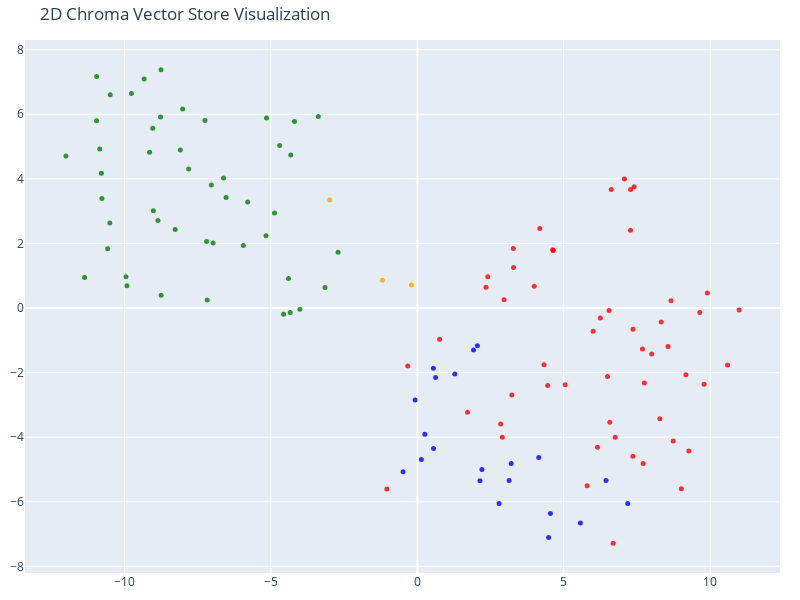

The notebook cell saved with this chart:
### Code cell
# We humans find it easier to visalize things in 2D!
# Reduce the dimensionality of the vectors to 2D using t-SNE
# (t-distributed stochastic neighbor embedding)

tsne = TSNE(n_components=2, random_state=42)
reduced_vectors = tsne.fit_transform(vectors)

# Create the 2D scatter plot
fig = go.Figure(data=[go.Scatter(
    x=reduced_vectors[:, 0],
    y=reduced_vectors[:, 1],
    mode='markers',
    marker=dict(size=5, color=colors, opacity=0.8),
    text=[f"Type: {t}<br>Text: {d[:100]}..." for t, d in zip(doc_types, documents)],
    hoverinfo='text'
)])

fig.update_layout(
    title='2D Chroma Vector Store Visualization',
    scene=dict(xaxis_title='x',yaxis_title='y'),
    width=800,
    height=600,
    margin=dict(r=20, b=10, l=10, t=40)
)

fig.show()

### Figure 1 — Plotly figure (JSON) as saved in the notebook; plotly's stock layout.template omitted (floating-point values rounded to 4 significant figures)
{"data": [{"hoverinfo": "text", "marker": {"color": ["orange", "orange", "orange", "red", "red", "red", "red", "red", "red", "red", "red", "red", "red", "red", "red", "red", "red", "red", "red", "red", "red", "red", "red", "red", "red", "red", "red", "red", "red", "red", "red", "red", "red", "red", "red", "red", "red", "red", "red", "red", "red", "red", "red", "red", "red", "red", "red", "red", "red", "red", "red", "red", "red", "red", "red", "green", "green", "green", "green", "green", "green", "green", "green", "green", "green", "green", "green", "green", "green", "green", "green", "green", "green", "green", "green", "green", "green", "green", "green", "green", "green", "green", "green", "green", "green", "green", "green", "green", "green", "green", "green", "green", "green", "green", "green", "green", "green", "green", "green", "green", "green", "green", "blue", "blue", "blue", "blue", "blue", "blue", "blue", "blue", "blue", "blue", "blue", "blue", "blue", "blue", "blue", "blue", "blue", "blue", "blue", "blue", "blue"], "opacity": 0.8, "size": 5}, "mode": "markers", "text": ["Type: company<br>Text: # About Insurellm\n\nInsurellm was founded by Avery Lancaster in 2015 as an insurance tech startup des...", "Type: company<br>Text: # Careers at Insurellm\n\nInsurellm is hiring! We are looking for talented software engineers, data sc...", "Type: company<br>Text: # Overview of Insurellm\n\nInsurellm is an innovative insurance tech firm with 200 employees across th...", "Type: contracts<br>Text: # Contract with Apex Reinsurance for Rellm: AI-Powered Enterprise Reinsurance Solution\n\n## Terms\n\n1....", "Type: contracts<br>Text: ## Renewal\n\n1. **Automatic Renewal**: This Agreement will automatically renew for successive one-yea...", "Type: contracts<br>Text: 2. **Seamless Integrations**: The architecture of Rellm allows for easy integration with existing sy...", "Type: contracts<br>Text: 1. **Technical Support**: Provider shall offer dedicated technical support to the Client via phone, ...", "Type: contracts<br>Text: **Insurellm, Inc.**  \n_____________________________  \nAuthorized Signature   \nDate: ________________...", "Type: contracts<br>Text: # Contract with Belvedere Insurance for Markellm\n\n## Terms\nThis Contract (\"Agreement\") is made and e...", "Type: contracts<br>Text: ## Renewal\n1. **Renewal Terms**: This Agreement may be renewed for additional one-year terms upon mu...", "Type: contracts<br>Text: ## Features\n1. **AI-Powered Matching**: Belvedere Insurance will benefit from Markellm's AI-powered ...", "Type: contracts<br>Text: ## Support\n1. **Technical Support**: Technical support will be available from 9 AM to 7 PM EST, Mond...", "Type: contracts<br>Text: **Belvedere Insurance**  \nSignature: ______________________  \nName: [Authorized Signatory]  \nTitle: ...", "Type: contracts<br>Text: # Contract with BrightWay Solutions for Markellm\n\n**Contract Date:** October 5, 2023  \n**Contract ID...", "Type: contracts<br>Text: 3. **Service Level Agreement (SLA):**  \n   Insurellm commits to a 99.9% uptime for the platform with...", "Type: contracts<br>Text: 2. **Real-Time Quote Availability:**  \n   Consumers sourced via BrightWay Solutions will receive rea...", "Type: contracts<br>Text: 3. **Training and Onboarding:**  \n   Insurellm agrees to provide one free training session on how to...", "Type: contracts<br>Text: # Contract with EverGuard Insurance for Rellm: AI-Powered Enterprise Reinsurance Solution\n\n**Contrac...", "Type: contracts<br>Text: 4. **Usage Rights**: EverGuard Insurance is granted a non-exclusive, non-transferable license to acc...", "Type: contracts<br>Text: 1. **Core Functionality**: Rellm provides EverGuard Insurance with advanced AI-driven analytics, sea...", "Type: contracts<br>Text: 1. **Customer Support**: Insurellm will provide EverGuard Insurance with 24/7 customer support, incl...", "Type: contracts<br>Text: ---\n\n**Signatures**  \n**For Insurellm**: __________________________  \n**Name**: John Smith  \n**Title...", "Type: contracts<br>Text: # Contract with GreenField Holdings for Markellm\n\n**Effective Date:** November 15, 2023  \n**Contract...", "Type: contracts<br>Text: ## Renewal\n1. **Automatic Renewal**: This contract will automatically renew for sequential one-year ...", "Type: contracts<br>Text: ## Features\n1. **AI-Powered Matching**: Access to advanced algorithms that connect GreenField Holdin...", "Type: contracts<br>Text: ## Support\n1. **Customer Support Access**: The Client will have access to dedicated support through ...", "Type: contracts<br>Text: **Signatures:**  \n_________________________                           _________________________  \n**...", "Type: contracts<br>Text: # Contract with Greenstone Insurance for Homellm\n\n---\n\n## Terms\n\n1. **Parties**: This Contract (\"Agr...", "Type: contracts<br>Text: 4. **Payment Terms**: \n   - The Customer shall pay an amount of $10,000 per month for the Standard T...", "Type: contracts<br>Text: ---\n\n## Features\n\n- **AI-Powered Risk Assessment**: Customer will have access to enhanced risk evalu...", "Type: contracts<br>Text: - **Customer Portal**: A dedicated portal will be provided, allowing the Customer's clients to manag...", "Type: contracts<br>Text: ______________________________  \n[Name], [Title]  \nDate: ______________________\n\n**For Greenstone In...", "Type: contracts<br>Text: # Contract with GreenValley Insurance for Homellm\n\n**Contract Date:** October 6, 2023  \n**Contract N...", "Type: contracts<br>Text: 4. **Confidentiality:** Both parties agree to maintain the confidentiality of proprietary informatio...", "Type: contracts<br>Text: 1. **AI-Powered Risk Assessment:** Access to advanced AI algorithms for real-time risk evaluations.\n...", "Type: contracts<br>Text: 3. **Regular Updates:** Insurellm will offer ongoing updates and enhancements to the Homellm platfor...", "Type: contracts<br>Text: # Contract with Pinnacle Insurance Co. for Homellm\n\n## Terms\nThis contract (\"Contract\") is entered i...", "Type: contracts<br>Text: ## Renewal\n1. **Renewal Terms**: At the end of the initial term, this Contract shall automatically r...", "Type: contracts<br>Text: ## Features\n1. **AI-Powered Risk Assessment**: Utilized for tailored underwriting decisions specific...", "Type: contracts<br>Text: ## Support\n1. **Technical Support**: Insurellm shall provide 24/7 technical support via an email and...", "Type: contracts<br>Text: # Contract with Roadway Insurance Inc. for Carllm\n\n---\n\n## Terms\n\n1. **Agreement Effective Date**: T...", "Type: contracts<br>Text: ---\n\n## Renewal\n\n1. **Automatic Renewal**: This agreement will automatically renew for an additional...", "Type: contracts<br>Text: ---\n\n## Features\n\n1. **Access to Core Features**: Roadway Insurance Inc. will have access to all Pro...", "Type: contracts<br>Text: ---\n\n## Support\n\n1. **Technical Support**: Roadway Insurance Inc. will receive priority technical su...", "Type: contracts<br>Text: # Contract with Stellar Insurance Co. for Rellm\n\n## Terms\nThis contract is made between **Insurellm*...", "Type: contracts<br>Text: ### Termination\nEither party may terminate this agreement with a **30-day written notice**. In the e...", "Type: contracts<br>Text: ## Features\nStellar Insurance Co. will receive access to the following features of the Rellm product...", "Type: contracts<br>Text: ## Support\nInsurellm provides Stellar Insurance Co. with the following support services:\n\n- **24/7 T...", "Type: contracts<br>Text: # Contract with TechDrive Insurance for Carllm\n\n**Contract Date:** October 1, 2024  \n**Contract Dura...", "Type: contracts<br>Text: ## Renewal\n\n1. **Automatic Renewal**: This contract shall automatically renew for additional one-yea...", "Type: contracts<br>Text: ## Support\n\n1. **Customer Support**: Insurellm will provide 24/7 customer support to TechDrive Insur...", "Type: contracts<br>Text: **TechDrive Insurance Representative:**  \nName: Sarah Johnson  \nTitle: Operations Director  \nDate: _...", "Type: contracts<br>Text: # Contract with Velocity Auto Solutions for Carllm\n\n**Contract Date:** October 1, 2023  \n**Contract ...", "Type: contracts<br>Text: ## Renewal\n\n1. **Automatic Renewal**: This contract will automatically renew for successive 12-month...", "Type: contracts<br>Text: ## Support\n\n1. **Customer Support**: Velocity Auto Solutions will have access to Insurellm’s custome...", "Type: employees<br>Text: # HR Record\n\n# Alex Chen\n\n## Summary\n- **Date of Birth:** March 15, 1990  \n- **Job Title:** Backend ...", "Type: employees<br>Text: ## Annual Performance History\n- **2020:**  \n  - Completed onboarding successfully.  \n  - Met expecta...", "Type: employees<br>Text: ## Compensation History\n- **2020:** Base Salary: $80,000  \n- **2021:** Base Salary Increase to $90,0...", "Type: employees<br>Text: Alex Chen continues to be a vital asset at Insurellm, contributing significantly to innovative backe...", "Type: employees<br>Text: # HR Record\n\n# Alex Harper\n\n## Summary\n- **Date of Birth**: March 15, 1993  \n- **Job Title**: Sales ...", "Type: employees<br>Text: ## Annual Performance History  \n- **2021**:  \n  - **Performance Rating**: 4.5/5  \n  - **Key Achievem...", "Type: employees<br>Text: - **2022**:  \n  - **Base Salary**: $65,000 (Promotion to Senior SDR)  \n  - **Bonus**: $13,000 (20% o...", "Type: employees<br>Text: # HR Record\n\n# Alex Thomson\n\n## Summary\n- **Date of Birth:** March 15, 1995  \n- **Job Title:** Sales...", "Type: employees<br>Text: ## Annual Performance History  \n- **2022** - Rated as \"Exceeds Expectations.\" Alex Thomson achieved ...", "Type: employees<br>Text: ## Other HR Notes\n- Alex Thomson is an active member of the Diversity and Inclusion committee at Ins...", "Type: employees<br>Text: # Avery Lancaster\n\n## Summary\n- **Date of Birth**: March 15, 1985  \n- **Job Title**: Co-Founder & Ch...", "Type: employees<br>Text: - **2010 - 2013**: Business Analyst at Edge Analytics  \n  Prior to joining Innovate, Avery worked as...", "Type: employees<br>Text: - **2018**: **Exceeds Expectations**  \n  Under Avery’s pivoted vision, Insurellm launched two new su...", "Type: employees<br>Text: - **2022**: **Satisfactory**  \n  Avery focused on rebuilding team dynamics and addressing employee c...", "Type: employees<br>Text: ## Compensation History\n- **2015**: $150,000 base salary + Significant equity stake  \n- **2016**: $1...", "Type: employees<br>Text: ## Other HR Notes\n- **Professional Development**: Avery has actively participated in leadership trai...", "Type: employees<br>Text: # HR Record\n\n# Emily Carter\n\n## Summary\n- **Date of Birth:** August 12, 1990  \n- **Job Title:** Acco...", "Type: employees<br>Text: - **2017-2019:** Marketing Intern  \n  - Assisted with market research and campaign development for s...", "Type: employees<br>Text: ## Compensation History\n| Year | Base Salary | Bonus         | Total Compensation |\n|------|--------...", "Type: employees<br>Text: Emily Carter exemplifies the kind of talent that drives Insurellm's success and is an invaluable ass...", "Type: employees<br>Text: # HR Record\n\n# Emily Tran\n\n## Summary\n- **Date of Birth:** March 18, 1991  \n- **Job Title:** Digital...", "Type: employees<br>Text: - **January 2017 - May 2018**: Marketing Intern  \n  - Supported the Marketing team by collaborating ...", "Type: employees<br>Text: - **2021**:  \n  - Performance Rating: Meets Expectations  \n  - Key Achievements: Contributed to the ...", "Type: employees<br>Text: - **Professional Development Goals**:  \n  - Emily Tran aims to become a Marketing Manager within the...", "Type: employees<br>Text: # HR Record\n\n# Jordan Blake\n\n## Summary\n- **Date of Birth:** March 15, 1993  \n- **Job Title:** Sales...", "Type: employees<br>Text: ## Annual Performance History\n- **2021:** First year at Insurellm; achieved 90% of monthly targets. ...", "Type: employees<br>Text: ## Other HR Notes\n- Jordan has shown an interest in continuing education, actively participating in ...", "Type: employees<br>Text: # HR Record\n\n# Jordan K. Bishop\n\n## Summary\n- **Date of Birth:** March 15, 1990\n- **Job Title:** Fro...", "Type: employees<br>Text: ## Annual Performance History\n- **2019:** Exceeds Expectations - Continuously delivered high-quality...", "Type: employees<br>Text: ## Compensation History\n- **June 2018:** Starting Salary - $85,000\n- **June 2019:** Salary Increase ...", "Type: employees<br>Text: ## Other HR Notes\n- Jordan K. Bishop has been an integral part of club initiatives, including the In...", "Type: employees<br>Text: # HR Record\n\n# Maxine Thompson\n\n## Summary\n- **Date of Birth:** January 15, 1991  \n- **Job Title:** ...", "Type: employees<br>Text: ## Insurellm Career Progression\n- **January 2017 - October 2018**: **Junior Data Engineer**  \n  * Ma...", "Type: employees<br>Text: ## Annual Performance History\n- **2017**: *Meets Expectations*  \n  Maxine showed potential in her ro...", "Type: employees<br>Text: - **2021**: *Exceeds Expectations*  \n  Maxine spearheaded the transition to a new data warehousing s...", "Type: employees<br>Text: ## Compensation History\n- **2017**: $70,000 (Junior Data Engineer)  \n- **2018**: $75,000 (Junior Dat...", "Type: employees<br>Text: # HR Record\n\n# Oliver Spencer\n\n## Summary\n- **Date of Birth**: May 14, 1990  \n- **Job Title**: Backe...", "Type: employees<br>Text: ## Annual Performance History\n- **2018**: **3/5** - Adaptable team player but still learning to take...", "Type: employees<br>Text: ## Compensation History\n- **March 2018**: Initial salary of $80,000.\n- **July 2019**: Salary increas...", "Type: employees<br>Text: # Samantha Greene\n\n## Summary\n- **Date of Birth:** October 14, 1990\n- **Job Title:** HR Generalist\n-...", "Type: employees<br>Text: ## Annual Performance History\n- **2020:** Exceeds Expectations  \n  Samantha Greene demonstrated exce...", "Type: employees<br>Text: ## Compensation History\n- **2020:** Base Salary - $55,000  \n  The entry-level salary matched industr...", "Type: employees<br>Text: - **2023:** Base Salary - $70,000  \n  Recognized for substantial improvement in employee relations m...", "Type: employees<br>Text: # HR Record\n\n# Samuel Trenton\n\n## Summary\n- **Date of Birth:** April 12, 1989  \n- **Job Title:** Sen...", "Type: employees<br>Text: ## Annual Performance History\n- **2023:** Rating: 4.5/5  \n  *Samuel exceeded expectations, successfu...", "Type: employees<br>Text: ## Compensation History\n- **2023:** Base Salary: $115,000 + Bonus: $15,000  \n  *Annual bonus based o...", "Type: employees<br>Text: - **Engagement in Company Culture:** Regularly participates in team-building events and contributes ...", "Type: products<br>Text: # Product Summary\n\n# Carllm\n\n## Summary\n\nCarllm is an innovative auto insurance product developed by...", "Type: products<br>Text: - **Instant Quoting**: With Carllm, insurance companies can offer near-instant quotes to customers, ...", "Type: products<br>Text: - **Mobile Integration**: Carllm is designed to work seamlessly with mobile applications, providing ...", "Type: products<br>Text: - **Professional Tier**: $2,500/month\n  - For medium-sized companies.\n  - All Basic Tier features pl...", "Type: products<br>Text: ### Q2 2025: Customer Experience Improvements\n- Launch of a new **mobile app** for end-users.\n- Intr...", "Type: products<br>Text: # Product Summary\n\n# Homellm\n\n## Summary\nHomellm is an innovative home insurance product developed b...", "Type: products<br>Text: ### 2. Dynamic Pricing Model\nWith Homellm's innovative dynamic pricing model, insurance providers ca...", "Type: products<br>Text: ### 5. Multi-Channel Integration\nHomellm seamlessly integrates into existing insurance platforms, pr...", "Type: products<br>Text: - **Basic Tier:** Starting at $5,000/month for small insurers with basic integration features.\n- **S...", "Type: products<br>Text: All tiers include a comprehensive training program and ongoing updates to ensure optimal performance...", "Type: products<br>Text: With Homellm, Insurellm is committed to transforming the landscape of home insurance, ensuring both ...", "Type: products<br>Text: # Product Summary\n\n# Markellm\n\n## Summary\n\nMarkellm is an innovative two-sided marketplace designed ...", "Type: products<br>Text: - **User-Friendly Interface**: Designed with user experience in mind, Markellm features an intuitive...", "Type: products<br>Text: - **Customer Support**: Our dedicated support team is always available to assist both consumers and ...", "Type: products<br>Text: ### For Insurance Companies:\n- **Basic Listing Fee**: $199/month for a featured listing on the platf...", "Type: products<br>Text: ### Q3 2025\n- Initiate a comprehensive marketing campaign targeting both consumers and insurers to i...", "Type: products<br>Text: # Product Summary\n\n# Rellm: AI-Powered Enterprise Reinsurance Solution\n\n## Summary\n\nRellm is an inno...", "Type: products<br>Text: ### Seamless Integrations\nRellm's architecture is designed for effortless integration with existing ...", "Type: products<br>Text: ### Regulatory Compliance Tools\nRellm includes built-in compliance tracking features to help organiz...", "Type: products<br>Text: Join the growing number of organizations leveraging Rellm to enhance their reinsurance processes whi...", "Type: products<br>Text: Experience the future of reinsurance with Rellm, where innovation meets reliability. Let Insurellm h..."], "type": "scatter", "x": [-1.195, -2.991, -0.1976, 7.708, 9.013, 6.685, 7.75, 9.643, 9.789, 7.401, 1.711, 8.558, 10.59, 5.047, 4.326, 4.451, 8.325, 7.358, 6.754, 6.151, 6.571, 8.659, 9.169, 7.071, -0.3292, -1.042, 9.901, 6.544, 7.277, 2.899, 7.685, 10.99, 6.245, 5.999, 3.226, 7.363, 6.494, 7.282, 2.845, 8.002, 3.99, 6.618, 0.7601, 2.961, 8.733, 9.269, 5.795, 8.279, 3.284, 3.276, 2.344, 2.404, 4.637, 4.182, 4.622, -7.195, -8.268, -9.326, -2.705, -7.033, -8.09, -9.141, -6.53, -8.767, -5.793, -3.153, -4.009, -4.568, -4.34, -10.48, -4.399, -7.806, -5.15, -12.0, -3.382, -4.321, -4.7, -7.252, -4.195, -6.616, -8.011, -4.878, -5.942, -8.854, -10.95, -5.166, -11.36, -9.948, -10.5, -9.913, -10.57, -6.973, -9.014, -8.751, -10.79, -10.77, -10.95, -10.84, -8.747, -9.032, -9.761, -7.174, 1.28, 0.6237, 1.917, 2.051, 0.547, 2.139, 2.205, 3.203, 4.146, 2.792, 3.134, 0.2576, 0.5523, 0.137, -0.488, -0.07615, 4.543, 5.566, 6.441, 4.482, 7.184], "y": [0.8571, 3.345, 0.7092, -4.814, -5.596, -7.283, -2.319, -0.1424, -2.357, 3.758, -3.228, -1.191, -1.765, -2.375, -1.758, -2.397, -0.4342, -4.593, -4.002, -4.31, -3.538, 0.2228, -2.067, 3.993, -1.793, -5.607, 0.4648, -0.07905, 2.412, -4.004, -1.267, -0.06405, -0.3113, -0.7197, -2.694, -0.6591, -2.117, 3.672, -3.592, -1.424, 0.6701, 3.67, -0.9651, 0.2584, -4.121, -4.425, -5.501, -3.429, 1.257, 1.84, 0.6394, 0.9676, 1.778, 2.46, 1.806, 2.062, 2.428, 7.091, 1.725, 3.807, 4.894, 4.822, 3.419, 5.918, 3.28, 0.6342, -0.04017, -0.1893, -0.136, 6.604, 0.9145, 4.301, 5.885, 4.711, 5.93, 4.74, 5.032, 5.807, 5.777, 4.025, 6.161, 2.939, 1.939, 2.707, 7.169, 2.241, 0.9435, 0.969, 2.633, 0.693, 1.834, 2.013, 3.011, 7.377, 4.176, 3.387, 5.798, 4.921, 0.3969, 5.564, 6.639, 0.2463, -2.041, -2.152, -1.299, -1.166, -1.868, -5.35, -4.997, -4.817, -4.628, -6.054, -5.341, -3.908, -4.348, -4.694, -5.071, -2.845, -6.36, -6.66, -5.342, -7.107, -6.052]}], "layout": {"height": 600, "margin": {"b": 10, "l": 10, "r": 20, "t": 40}, "scene": {"xaxis": {"title": {"text": "x"}}, "yaxis": {"title": {"text": "y"}}}, "title": {"text": "2D Chroma Vector Store Visualization"}, "width": 800}}
